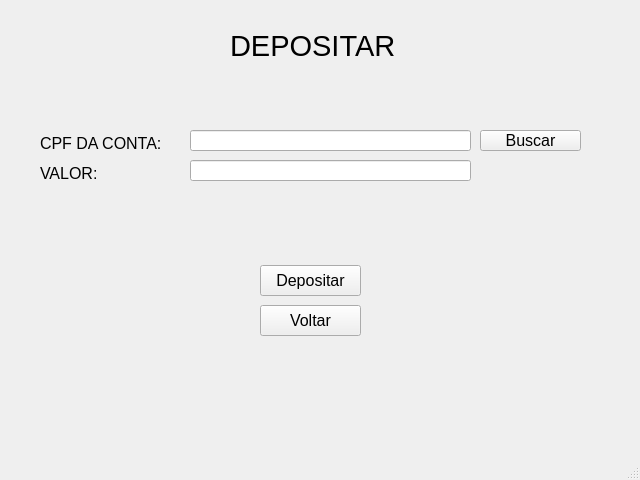
<?xml version="1.0" encoding="UTF-8"?>
<ui version="4.0">
 <class>MainWindow</class>
 <widget class="QMainWindow" name="MainWindow">
  <property name="geometry">
   <rect>
    <x>0</x>
    <y>0</y>
    <width>640</width>
    <height>480</height>
   </rect>
  </property>
  <property name="windowTitle">
   <string>MainWindow</string>
  </property>
  <widget class="QWidget" name="centralwidget">
   <widget class="QLabel" name="titulo">
    <property name="geometry">
     <rect>
      <x>230</x>
      <y>30</y>
      <width>171</width>
      <height>31</height>
     </rect>
    </property>
    <property name="font">
     <font>
      <pointsize>22</pointsize>
     </font>
    </property>
    <property name="text">
     <string>DEPOSITAR</string>
    </property>
   </widget>
   <widget class="QPushButton" name="button_depositar">
    <property name="geometry">
     <rect>
      <x>260</x>
      <y>265</y>
      <width>101</width>
      <height>31</height>
     </rect>
    </property>
    <property name="font">
     <font>
      <pointsize>12</pointsize>
     </font>
    </property>
    <property name="cursor">
     <cursorShape>PointingHandCursor</cursorShape>
    </property>
    <property name="text">
     <string>Depositar</string>
    </property>
   </widget>
   <widget class="QPushButton" name="button_voltar">
    <property name="geometry">
     <rect>
      <x>260</x>
      <y>305</y>
      <width>101</width>
      <height>31</height>
     </rect>
    </property>
    <property name="font">
     <font>
      <pointsize>12</pointsize>
     </font>
    </property>
    <property name="cursor">
     <cursorShape>PointingHandCursor</cursorShape>
    </property>
    <property name="text">
     <string>Voltar</string>
    </property>
   </widget>
   <widget class="QPushButton" name="button_buscar">
    <property name="geometry">
     <rect>
      <x>480</x>
      <y>130</y>
      <width>101</width>
      <height>21</height>
     </rect>
    </property>
    <property name="font">
     <font>
      <pointsize>12</pointsize>
     </font>
    </property>
    <property name="cursor">
     <cursorShape>PointingHandCursor</cursorShape>
    </property>
    <property name="focusPolicy">
     <enum>Qt::ClickFocus</enum>
    </property>
    <property name="text">
     <string>Buscar</string>
    </property>
   </widget>
   <widget class="QLabel" name="label">
    <property name="geometry">
     <rect>
      <x>40</x>
      <y>135</y>
      <width>151</width>
      <height>16</height>
     </rect>
    </property>
    <property name="font">
     <font>
      <pointsize>12</pointsize>
     </font>
    </property>
    <property name="text">
     <string>CPF DA CONTA:</string>
    </property>
   </widget>
   <widget class="QLabel" name="label_2">
    <property name="geometry">
     <rect>
      <x>40</x>
      <y>165</y>
      <width>151</width>
      <height>16</height>
     </rect>
    </property>
    <property name="font">
     <font>
      <pointsize>12</pointsize>
     </font>
    </property>
    <property name="text">
     <string>VALOR:</string>
    </property>
   </widget>
   <widget class="QLineEdit" name="lineEdit">
    <property name="geometry">
     <rect>
      <x>190</x>
      <y>130</y>
      <width>281</width>
      <height>21</height>
     </rect>
    </property>
   </widget>
   <widget class="QLineEdit" name="lineEdit_2">
    <property name="geometry">
     <rect>
      <x>190</x>
      <y>160</y>
      <width>281</width>
      <height>21</height>
     </rect>
    </property>
   </widget>
  </widget>
  <widget class="QMenuBar" name="menubar">
   <property name="geometry">
    <rect>
     <x>0</x>
     <y>0</y>
     <width>640</width>
     <height>20</height>
    </rect>
   </property>
  </widget>
  <widget class="QStatusBar" name="statusbar"/>
 </widget>
 <resources/>
 <connections/>
</ui>
